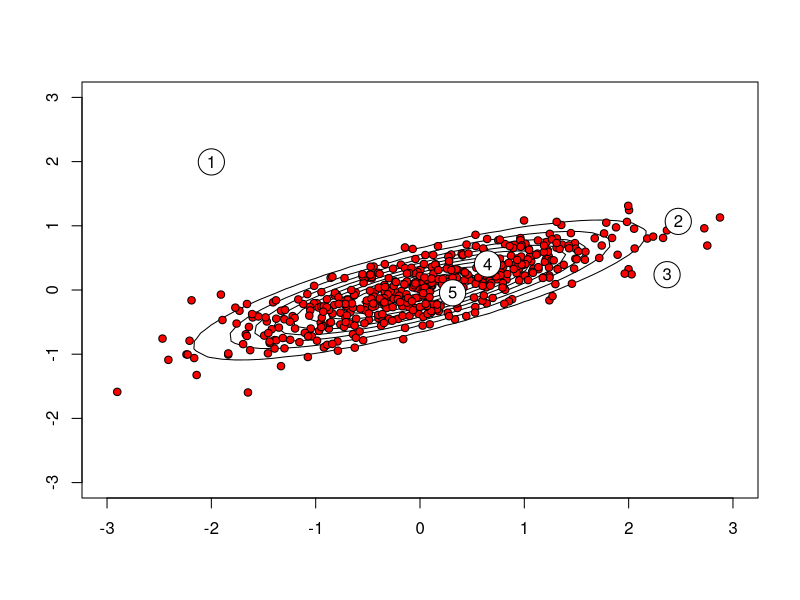

The R script that drew this image:
require(mvtnorm)
require(MASS)

nsamples <- 1000  
rho <- .8
mux  <- muy <- 0
sigx <- 1
sigy <- .5
sigma <- matrix(c(sigx^2,rho*sigx*sigy,rho*sigy*sigx,sigy^2),
                nrow=2)  
#draw contour plot of known distribution
fiftyticks <- seq(from=-3, to =3, length.out=50) 
y<-rep(fiftyticks,50)
x<-rep(fiftyticks,each=50)
set.seed(1234)
z<-matrix( dmvnorm(cbind(y,x),c(mux,muy),sigma),50,50)
contour(list(x=fiftyticks,y=fiftyticks,z=z),
        ylim=c(-3,3),xlim=c(-3,3),drawlabels=FALSE) 

#gibbs sampling
sxt1mr <- sqrt(sigx^2*(1-rho^2)) 
syt1mr <- sqrt(sigy^2*(1-rho^2))
rxy <- rho*(sigx/sigy)
ryx <- rho*(sigy/sigx)             
xsamp <- ysamp <- rep(0,nsamples)
xsamp[1] <- -2   
ysamp[1] <- 2   
for (i in c(1:(nsamples-1))) { 
    xsamp[i+1] <- rnorm(1, mean=rxy*ysamp[i], sd=sxt1mr)  
    ysamp[i+1] <- rnorm(1, mean=ryx*xsamp[i+1], sd=syt1mr)  
}
points(xsamp[-c(1:500)],ysamp[-c(1:500)],pch=21,bg="red")
for (j in c(1:5)){
  points(xsamp[j],ysamp[j]-.005,pch=21,cex=3.5,bg="white")
  text(xsamp[j],ysamp[j],as.character(j))
}
cor.test(xsamp,ysamp)
sd(xsamp)
sd(ysamp)

bivn<-rmvnorm(1000,rep(0,2),sigma)
#some checks
apply(bivn,2,mean)
apply(bivn,2,sd)
cor.test(bivn[,1],bivn[,2])
 

